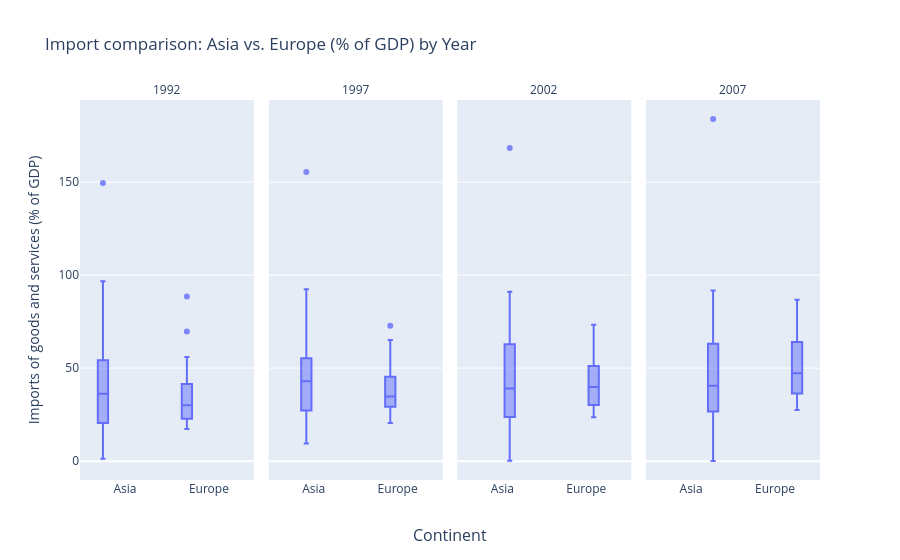

The code cell stored with this chart in its notebook:
### Code cell
# Make interactive to inspect outliers
plot_df = df_filtered[
    ["continent", "Year", "Imports of goods and services (% of GDP)", "Country Name"]
].copy()  # Create a slice of data needed to build a plot
fig = px.box(
    plot_df,
    x="continent",
    y="Imports of goods and services (% of GDP)",
    points="outliers",  # Show 'outliers' only to reduce visual noise
    facet_col="Year",
    category_orders={"continent": ["Asia", "Europe"]},
    title="Import comparison: Asia vs. Europe (% of GDP) by Year",
    custom_data=["Country Name"],
)
fig.update_traces(
    marker=dict(size=6, opacity=0.8),
    # Tooltip customization to show only the country name and the specific value
    hovertemplate=("<b>%{customdata[0]}</b><br>Imports: %{y:.0f}<extra></extra>"),
)
fig.update_layout(showlegend=False)
fig.for_each_annotation(lambda a: a.update(text=a.text.split("=")[-1]))
fig.update_xaxes(title_text="")
fig.add_annotation(
    x=0.5,
    y=-0.1,
    xref="paper",
    yref="paper",
    text="Continent",
    showarrow=False,
    yshift=-30,
    font=dict(size=16),
)
fig.show()

### Figure 1 — Plotly figure (JSON) as saved in the notebook; plotly's stock layout.template omitted (floating-point values rounded to 4 significant figures)
{"data": [{"alignmentgroup": "True", "boxpoints": "outliers", "customdata": [["Afghanistan"], ["Albania"], ["Austria"], ["Bahrain"], ["Bangladesh"], ["Belgium"], ["Bosnia and Herzegovina"], ["Bulgaria"], ["Cambodia"], ["China"], ["Croatia"], ["Czech Republic"], ["Denmark"], ["Finland"], ["France"], ["Germany"], ["Greece"], ["Hungary"], ["Iceland"], ["India"], ["Indonesia"], ["Iraq"], ["Ireland"], ["Israel"], ["Italy"], ["Japan"], ["Jordan"], ["Kuwait"], ["Lebanon"], ["Malaysia"], ["Mongolia"], ["Montenegro"], ["Myanmar"], ["Nepal"], ["Netherlands"], ["Norway"], ["Oman"], ["Pakistan"], ["Philippines"], ["Poland"], ["Portugal"], ["Romania"], ["Saudi Arabia"], ["Serbia"], ["Singapore"], ["Slovak Republic"], ["Slovenia"], ["Spain"], ["Sri Lanka"], ["Sweden"], ["Switzerland"], ["Thailand"], ["Turkey"], ["United Kingdom"], ["Vietnam"], ["West Bank and Gaza"]], "hovertemplate": "<b>%{customdata[0]}</b><br>Imports: %{y:.0f}<extra></extra>", "legendgroup": "", "marker": {"color": "#636efa", "opacity": 0.8, "size": 6}, "name": "", "notched": false, "offsetgroup": "", "orientation": "v", "showlegend": false, "type": "box", "x": ["Asia", "Europe", "Europe", "Asia", "Asia", "Europe", "Europe", "Europe", "Asia", "Asia", "Europe", "Europe", "Europe", "Europe", "Europe", "Europe", "Europe", "Europe", "Europe", "Asia", "Asia", "Asia", "Europe", "Asia", "Europe", "Asia", "Asia", "Asia", "Asia", "Asia", "Asia", "Europe", "Asia", "Asia", "Europe", "Europe", "Asia", "Asia", "Asia", "Europe", "Europe", "Europe", "Asia", "Europe", "Asia", "Europe", "Europe", "Europe", "Asia", "Europe", "Europe", "Asia", "Europe", "Europe", "Asia", "Asia"], "x0": " ", "xaxis": "x", "y": [NaN, 88.51, 34.53, 96.74, 12.35, 56.02, NaN, 52.94, NaN, 14.49, NaN, 39.0, 30.11, 24.68, 20.51, 22.79, 23.94, 27.85, 29.73, 9.425, 27.12, 1.339, 51.09, 44.34, 17.49, 7.643, 81.41, 54.22, 75.86, 74.63, 36.36, NaN, NaN, 25.74, 48.78, 30.53, 35.55, 20.53, 34.03, 19.95, 31.85, 36.2, 36.19, NaN, 149.5, 69.73, NaN, 19.75, 41.03, 25.0, 37.69, 40.98, 17.35, 22.86, 38.83, NaN], "y0": " ", "yaxis": "y"}, {"alignmentgroup": "True", "boxpoints": "outliers", "customdata": [["Afghanistan"], ["Albania"], ["Austria"], ["Bahrain"], ["Bangladesh"], ["Belgium"], ["Bosnia and Herzegovina"], ["Bulgaria"], ["Cambodia"], ["China"], ["Croatia"], ["Czech Republic"], ["Denmark"], ["Finland"], ["France"], ["Germany"], ["Greece"], ["Hungary"], ["Iceland"], ["India"], ["Indonesia"], ["Iraq"], ["Ireland"], ["Israel"], ["Italy"], ["Japan"], ["Jordan"], ["Kuwait"], ["Lebanon"], ["Malaysia"], ["Mongolia"], ["Montenegro"], ["Myanmar"], ["Nepal"], ["Netherlands"], ["Norway"], ["Oman"], ["Pakistan"], ["Philippines"], ["Poland"], ["Portugal"], ["Romania"], ["Saudi Arabia"], ["Serbia"], ["Singapore"], ["Slovak Republic"], ["Slovenia"], ["Spain"], ["Sri Lanka"], ["Sweden"], ["Switzerland"], ["Thailand"], ["Turkey"], ["United Kingdom"], ["Vietnam"], ["West Bank and Gaza"]], "hovertemplate": "<b>%{customdata[0]}</b><br>Imports: %{y:.0f}<extra></extra>", "legendgroup": "", "marker": {"color": "#636efa", "opacity": 0.8, "size": 6}, "name": "", "notched": false, "offsetgroup": "", "orientation": "v", "showlegend": false, "type": "box", "x": ["Asia", "Europe", "Europe", "Asia", "Asia", "Europe", "Europe", "Europe", "Asia", "Asia", "Europe", "Europe", "Europe", "Europe", "Europe", "Europe", "Europe", "Europe", "Europe", "Asia", "Asia", "Asia", "Europe", "Asia", "Europe", "Asia", "Asia", "Asia", "Asia", "Asia", "Asia", "Europe", "Asia", "Asia", "Europe", "Europe", "Asia", "Asia", "Asia", "Europe", "Europe", "Europe", "Asia", "Europe", "Asia", "Europe", "Europe", "Europe", "Asia", "Europe", "Europe", "Asia", "Europe", "Europe", "Asia", "Asia"], "x0": " ", "xaxis": "x2", "y": [NaN, 34.19, 37.88, 69.51, 15.81, 60.47, 72.8, 37.28, 45.32, 15.04, 44.23, 44.74, 33.45, 30.46, 22.34, 24.21, 23.05, 46.99, 34.95, 11.72, 28.13, 42.34, 65.18, 32.59, 20.48, 9.492, 71.58, 39.59, 47.55, 92.38, 47.33, NaN, NaN, 37.71, 54.2, 32.51, 38.59, 20.77, 59.29, 27.11, 35.14, 34.75, 26.18, 29.88, 155.5, 64.47, 48.73, 25.54, 43.6, 33.1, 42.12, 46.81, 30.39, 25.1, 51.24, 73.04], "y0": " ", "yaxis": "y2"}, {"alignmentgroup": "True", "boxpoints": "outliers", "customdata": [["Afghanistan"], ["Albania"], ["Austria"], ["Bahrain"], ["Bangladesh"], ["Belgium"], ["Bosnia and Herzegovina"], ["Bulgaria"], ["Cambodia"], ["China"], ["Croatia"], ["Czech Republic"], ["Denmark"], ["Finland"], ["France"], ["Germany"], ["Greece"], ["Hungary"], ["Iceland"], ["India"], ["Indonesia"], ["Iraq"], ["Ireland"], ["Israel"], ["Italy"], ["Japan"], ["Jordan"], ["Kuwait"], ["Lebanon"], ["Malaysia"], ["Mongolia"], ["Montenegro"], ["Myanmar"], ["Nepal"], ["Netherlands"], ["Norway"], ["Oman"], ["Pakistan"], ["Philippines"], ["Poland"], ["Portugal"], ["Romania"], ["Saudi Arabia"], ["Serbia"], ["Singapore"], ["Slovak Republic"], ["Slovenia"], ["Spain"], ["Sri Lanka"], ["Sweden"], ["Switzerland"], ["Thailand"], ["Turkey"], ["United Kingdom"], ["Vietnam"], ["West Bank and Gaza"]], "hovertemplate": "<b>%{customdata[0]}</b><br>Imports: %{y:.0f}<extra></extra>", "legendgroup": "", "marker": {"color": "#636efa", "opacity": 0.8, "size": 6}, "name": "", "notched": false, "offsetgroup": "", "orientation": "v", "showlegend": false, "type": "box", "x": ["Asia", "Europe", "Europe", "Asia", "Asia", "Europe", "Europe", "Europe", "Asia", "Asia", "Europe", "Europe", "Europe", "Europe", "Europe", "Europe", "Europe", "Europe", "Europe", "Asia", "Asia", "Asia", "Europe", "Asia", "Europe", "Asia", "Asia", "Asia", "Asia", "Asia", "Asia", "Europe", "Asia", "Asia", "Europe", "Europe", "Asia", "Asia", "Asia", "Europe", "Europe", "Europe", "Asia", "Europe", "Asia", "Europe", "Europe", "Europe", "Asia", "Europe", "Europe", "Asia", "Europe", "Europe", "Asia", "Asia"], "x0": " ", "xaxis": "x3", "y": [65.29, 44.34, 41.65, 58.39, 16.56, 64.81, 70.93, 41.73, 64.27, 20.1, 45.55, 46.52, 38.89, 30.2, 25.38, 28.2, 30.24, 60.12, 34.51, 14.98, 26.39, 49.19, 73.3, 35.7, 23.73, 9.667, 66.63, 36.61, 34.94, 91.05, 67.79, 59.88, 0.2254, 28.49, 53.96, 27.25, 27.92, 15.31, 55.69, 32.17, 35.22, 40.82, 23.78, 38.73, 168.3, 64.71, 51.17, 28.51, 41.42, 35.77, 42.26, 54.32, 23.58, 26.69, 57.25, 62.82], "y0": " ", "yaxis": "y3"}, {"alignmentgroup": "True", "boxpoints": "outliers", "customdata": [["Afghanistan"], ["Albania"], ["Austria"], ["Bahrain"], ["Bangladesh"], ["Belgium"], ["Bosnia and Herzegovina"], ["Bulgaria"], ["Cambodia"], ["China"], ["Croatia"], ["Czech Republic"], ["Denmark"], ["Finland"], ["France"], ["Germany"], ["Greece"], ["Hungary"], ["Iceland"], ["India"], ["Indonesia"], ["Iraq"], ["Ireland"], ["Israel"], ["Italy"], ["Japan"], ["Jordan"], ["Kuwait"], ["Lebanon"], ["Malaysia"], ["Mongolia"], ["Montenegro"], ["Myanmar"], ["Nepal"], ["Netherlands"], ["Norway"], ["Oman"], ["Pakistan"], ["Philippines"], ["Poland"], ["Portugal"], ["Romania"], ["Saudi Arabia"], ["Serbia"], ["Singapore"], ["Slovak Republic"], ["Slovenia"], ["Spain"], ["Sri Lanka"], ["Sweden"], ["Switzerland"], ["Thailand"], ["Turkey"], ["United Kingdom"], ["Vietnam"], ["West Bank and Gaza"]], "hovertemplate": "<b>%{customdata[0]}</b><br>Imports: %{y:.0f}<extra></extra>", "legendgroup": "", "marker": {"color": "#636efa", "opacity": 0.8, "size": 6}, "name": "", "notched": false, "offsetgroup": "", "orientation": "v", "showlegend": false, "type": "box", "x": ["Asia", "Europe", "Europe", "Asia", "Asia", "Europe", "Europe", "Europe", "Asia", "Asia", "Europe", "Europe", "Europe", "Europe", "Europe", "Europe", "Europe", "Europe", "Europe", "Asia", "Asia", "Asia", "Europe", "Asia", "Europe", "Asia", "Asia", "Asia", "Asia", "Asia", "Asia", "Europe", "Asia", "Asia", "Europe", "Europe", "Asia", "Asia", "Asia", "Europe", "Europe", "Europe", "Asia", "Europe", "Asia", "Europe", "Europe", "Europe", "Asia", "Europe", "Europe", "Asia", "Europe", "Europe", "Asia", "Asia"], "x0": " ", "xaxis": "x4", "y": [58.35, 54.79, 48.33, 58.11, 22.95, 73.67, 56.46, 70.65, 72.94, 26.72, 46.27, 64.1, 48.5, 39.18, 28.42, 36.36, 35.0, 77.62, 42.54, 25.15, 25.39, 28.19, 72.48, 41.07, 27.79, 15.6, 91.76, 28.32, 63.06, 86.3, 58.27, 86.7, 0.07951, 31.72, 61.45, 29.89, 39.99, 19.78, 43.36, 42.1, 38.65, 43.45, 34.93, 52.66, 183.9, 84.4, 68.89, 31.7, 39.49, 41.28, 50.27, 61.0, 27.48, 27.47, 84.09, 77.81], "y0": " ", "yaxis": "y4"}], "layout": {"annotations": [{"showarrow": false, "text": "1992", "x": 0.1175, "xanchor": "center", "xref": "paper", "y": 1, "yanchor": "bottom", "yref": "paper"}, {"showarrow": false, "text": "1997", "x": 0.3725, "xanchor": "center", "xref": "paper", "y": 1, "yanchor": "bottom", "yref": "paper"}, {"showarrow": false, "text": "2002", "x": 0.6275, "xanchor": "center", "xref": "paper", "y": 1, "yanchor": "bottom", "yref": "paper"}, {"showarrow": false, "text": "2007", "x": 0.8825, "xanchor": "center", "xref": "paper", "y": 1, "yanchor": "bottom", "yref": "paper"}, {"font": {"size": 16}, "showarrow": false, "text": "Continent", "x": 0.5, "xref": "paper", "y": -0.1, "yref": "paper", "yshift": -30}], "boxmode": "group", "legend": {"tracegroupgap": 0}, "showlegend": false, "title": {"text": "Import comparison: Asia vs. Europe (% of GDP) by Year"}, "xaxis": {"anchor": "y", "categoryarray": ["Asia", "Europe"], "categoryorder": "array", "domain": [0, 0.235], "title": {"text": ""}}, "xaxis2": {"anchor": "y2", "categoryarray": ["Asia", "Europe"], "categoryorder": "array", "domain": [0.255, 0.49], "matches": "x", "title": {"text": ""}}, "xaxis3": {"anchor": "y3", "categoryarray": ["Asia", "Europe"], "categoryorder": "array", "domain": [0.51, 0.745], "matches": "x", "title": {"text": ""}}, "xaxis4": {"anchor": "y4", "categoryarray": ["Asia", "Europe"], "categoryorder": "array", "domain": [0.765, 1.0], "matches": "x", "title": {"text": ""}}, "yaxis": {"anchor": "x", "domain": [0, 1], "title": {"text": "Imports of goods and services (% of GDP)"}}, "yaxis2": {"anchor": "x2", "domain": [0, 1], "matches": "y", "showticklabels": false}, "yaxis3": {"anchor": "x3", "domain": [0, 1], "matches": "y", "showticklabels": false}, "yaxis4": {"anchor": "x4", "domain": [0, 1], "matches": "y", "showticklabels": false}}}
